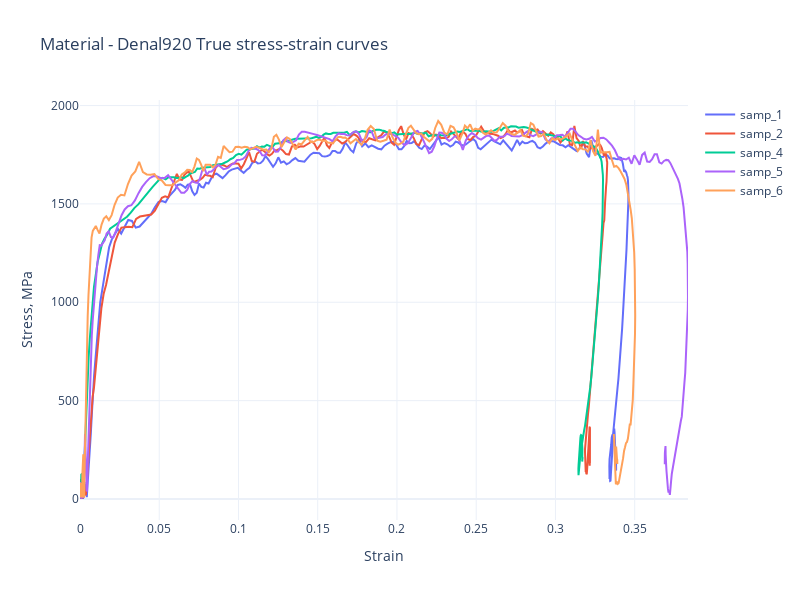

Here is the notebook cell this chart was saved with:
### Code cell
fig1 = go.Figure()
fig1.update_layout(template = 'plotly_white', width=800, height=600,
                  title = f"Material - {material[0]} True stress-strain curves")
for ind in stress_denial_all.columns[:-2]:
    
    fig1.add_trace(go.Scatter(x = strain_denial_all[ind],
                             y = stress_denial_all[ind],
                             name = ind))

#fig1.add_trace(go.Scatter(x = strain_denial_all['mean'][::10], 
#                            y = stress_denial_all['mean'][::10],
#                            error_y = dict(array = stress_denial_all['std'][::10]),
#                            name = 'Mean Value'))
fig1.update_yaxes(title = 'Stress, MPa')
fig1.update_xaxes(title = 'Strain')
fig1.show()

### Figure 1 — Plotly figure (JSON) as saved in the notebook; plotly's stock layout.template omitted (floating-point values rounded to 4 significant figures; data arrays with more than 128 entries replaced by an {"elided": "..."} marker saying what was removed)
{"data": [{"name": "samp_1", "type": "scatter", "x": {"elided": "353 float values"}, "y": {"elided": "353 float values"}}, {"name": "samp_2", "type": "scatter", "x": {"elided": "353 float values"}, "y": {"elided": "353 float values"}}, {"name": "samp_4", "type": "scatter", "x": {"elided": "353 float values"}, "y": {"elided": "353 float values"}}, {"name": "samp_5", "type": "scatter", "x": {"elided": "353 float values"}, "y": {"elided": "353 float values"}}, {"name": "samp_6", "type": "scatter", "x": {"elided": "353 float values"}, "y": {"elided": "353 float values"}}], "layout": {"height": 600, "title": {"text": "Material - Denal920 True stress-strain curves"}, "width": 800, "xaxis": {"title": {"text": "Strain"}}, "yaxis": {"title": {"text": "Stress, MPa"}}}}
